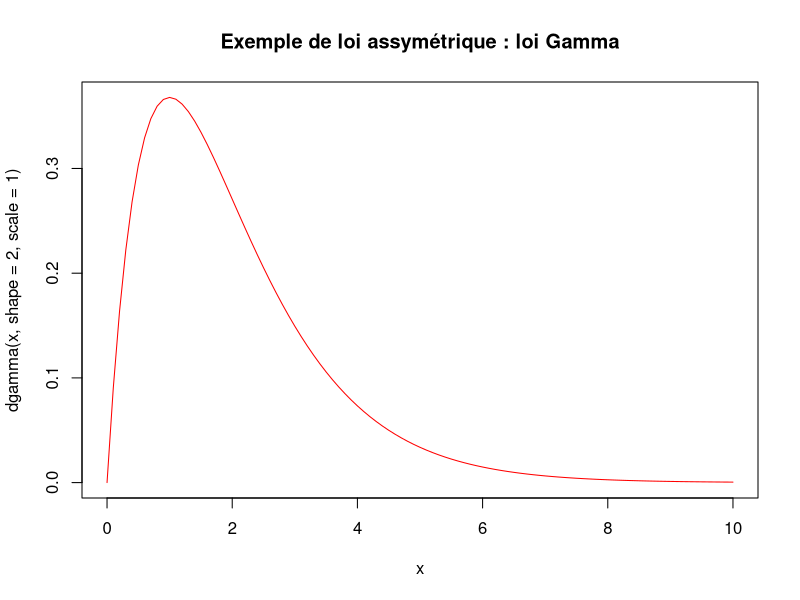
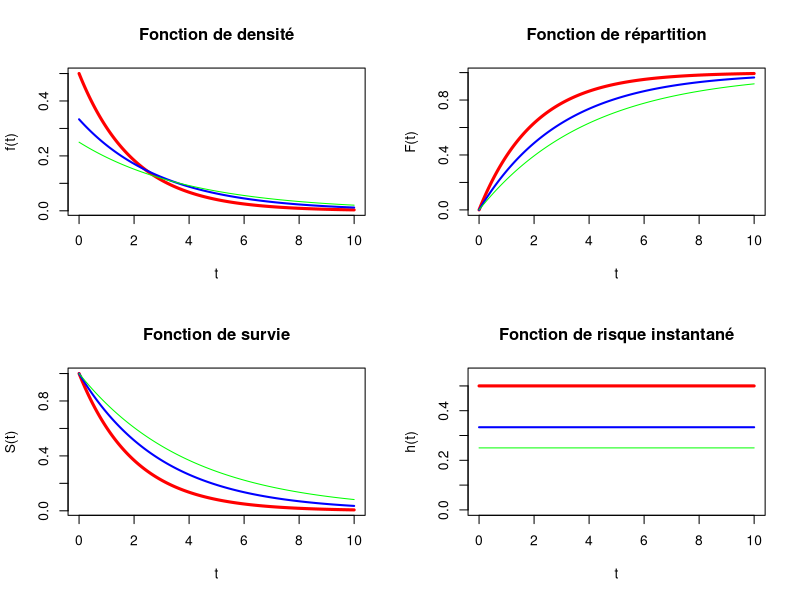
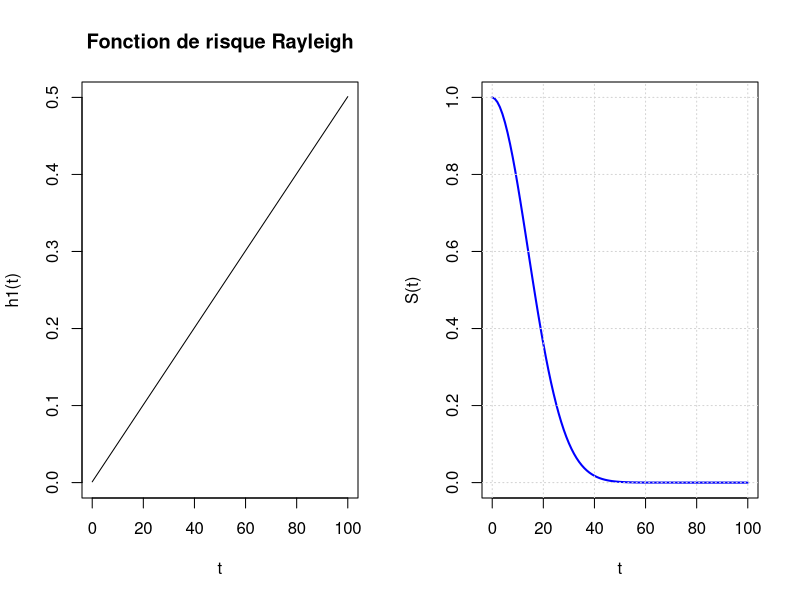
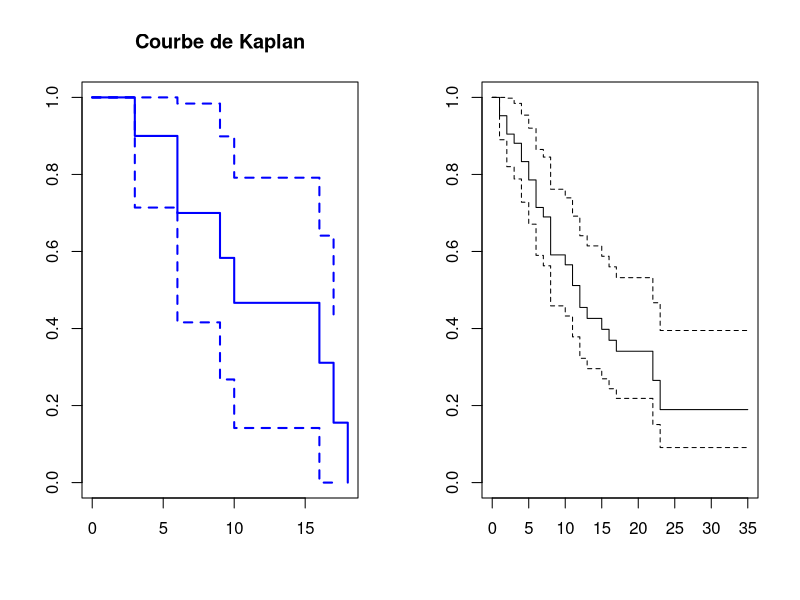
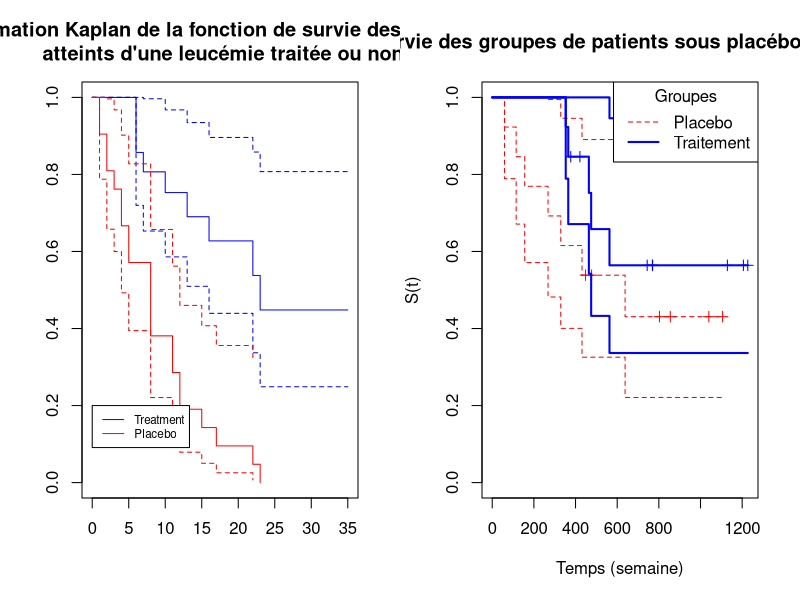

Recreate these plots in R, in order.
## ---- chunk 1
curve(dgamma(x, shape = 2, scale = 1), from = 0, to = 10, col = "red", main="Exemple de loi assymétrique : loi Gamma")
## ---- chunk 2
library(survival)
#help(package = "survival")
#help("Surv")
timeOFevent <- c(3, 6, 6, 8, 9, 10, 14, 16, 17, 18)
event <- c(1, 1, 1, 0, 1, 1, 0, 1, 1, 1)
Surv(timeOFevent, event)
## ---- chunk 3
Y <- runif(100,0,5) # random values following U[0,1]
C <- runif(100,0,4)
T <- pmin(Y,C)
Delta <- as.numeric(Y <= C)  # Convert logical to numeric

# Create a data frame for better display
data <- data.frame(Y=Y, C=C, T=T, Delta=Delta)

data
## ---- chunk 4
data
## ---- chunk 5
mean(T)
mean(T[Delta==1])
mean(Y)

## ---- chunk 6
t <- seq(0, 10, 0.01)

# Définir les fonctions
f <- function(mu, t){
  return((1/mu) * exp(-t/mu))
}

F <- function(mu, t){
  return(1 - exp(-t/mu))
}

S <- function(mu, t){
  return(exp(-t/mu))
}

h <- function(mu, t){
  return(f(mu,t) / S(mu,t))
}

# Définir les couleurs pour chaque valeur de mu
colors <- c("red", "blue", "green")
mu <- c(2, 3, 4)


# Configuration de la disposition des graphiques
par(mfrow = c(2, 2))

# Fonction de densité
plot(t, f(mu[1], t), type = "l", col = colors[1], lwd = 3, ylab = "f(t)", main = "Fonction de densité")
for(i in 2:length(mu)){
  lines(t, f(mu[i], t), col = colors[i], lwd = (-mu[i]+5))
}

# Tracer la fonction de répartition
plot(t, F(mu[1], t), type = "l", col = colors[1], lwd = 3, ylab = "F(t)", main = "Fonction de répartition")
for(i in 2:length(mu)){
  lines(t, F(mu[i], t), col = colors[i], lwd = (-mu[i]+5))
}


# Tracer la fonction de survie pour chaque mu avec des couleurs différentes
plot(t, S(mu[1], t), type = "l", col = colors[1], lwd = 3, ylab = "S(t)", main = "Fonction de survie")
for(i in 2:length(mu)){
  lines(t, S(mu[i], t), col = colors[i], lwd = (-mu[i]+5))
}


#Fonction de risque
plot(t, h(mu[1], t), type = "l", col = colors[1], lwd = 3, ylab = "h(t)", main = "Fonction de risque instantané", ylim = c(0,0.55))
for(i in 2:length(mu)){
  lines(t, h(mu[i], t), col = colors[i], lwd = (-mu[i]+5))
}
## ---- chunk 7
h1 <- function(t){
  return(0.001+0.005*t)
}
h2<-function(t){
  return(5*0.01*(0.01*t)^{5-1})
}

S <- function(t) {
  v = integrate(h1, lower = 0, upper = t)$value
  return(exp(-v))
}

t = seq(0, 100, 1)

par(mfrow = c(1, 2))

plot(t,h1(t),type = "l", main="Fonction de risque Rayleigh", ylim=c(0,.5))

S_values <- sapply(t, S)
plot(t, S_values, type = "l", col = "blue", lwd = 2, xlab = "t", ylab = "S(t)")
grid()

## ---- chunk 8
library(survival)

timeOFevent <- c(3, 6, 6, 8, 9, 10, 14, 16, 17, 18)
event <- c(1, 1, 1, 0, 1, 1, 0, 1, 1, 1)
Surv(timeOFevent, event)
## ---- chunk 9
Y = Surv(timeOFevent, event)
summary(survfit(Y~1,conf.type="plain"))
## ---- chunk 10
plot(survfit(Y~1, conf.type="plain"), col="blue", lwd=2,main='Courbe de Kaplan')
## ---- chunk 11
data = read.table("leucemie_data.txt", header = TRUE, sep="\t")
str(data)
data$temps = as.numeric(data$temps)
data$status = as.numeric(data$status)
data$groupe = as.factor(data$groupe)
str(data)
## ---- chunk 12
library(survival)
Y = Surv(time = data$temps,event=data$status)
plot(survfit(Y~1))
## ---- chunk 13
t1 <- data$temps[data$groupe==1]
e1 <- data$status[data$groupe==1]
Y1 <- Surv(t1,e1)

t2 <- data$temps[data$groupe==2]
e2 <- data$status[data$groupe==2]
Y2 <- Surv(t2,e2)

plot(survfit(Y1~1), col="blue", main="Estimation Kaplan de la fonction de survie des patients\n atteints d'une leucémie traitée ou non")
lines(survfit(Y2~1),col="red")
legend(0,0.2,legend=c("Treatment", "Placebo"), col=c("blue", "red"),
       lty=c(1,1), cex = 0.7)
## ---- chunk 14
survfit(Y1~1)
survfit(Y2~1)

survfit(Surv(data$temps,data$status)~data$groupe)
## ---- chunk 15
library(survival)
#data(cancer, package="survival")
#help(ovarian)
str(ovarian)
## ---- chunk 16
ovarian$rx <- as.factor(ovarian$rx)
ovarian$resid.ds <- as.factor(ovarian$resid.ds)
ovarian$ecog.ps <- as.factor(ovarian$ecog.ps)
str(ovarian)
## ---- chunk 17

# plot(survfit(Surv(ovarian$futime[ovarian$rx==1], ovarian$fustat[ovarian$rx==1])~1), 
#      xlab=c("Temps (semaine)"),
#      ylab=c("S(t)"),
#      col = 'blue',
#      conf.int = FALSE)
# 
# lines(survfit(Surv(ovarian$futime[ovarian$rx==2], ovarian$fustat[ovarian$rx==2])~1), 
#      xlab=c("Temps (semaine)"),
#      ylab=c("S(t)"),
#      col = 'purple',
#      conf.int = FALSE)

# Explique la survie par le groupe de patient (placebo ou traitement)
plot(survfit(Surv(ovarian$futime, ovarian$fustat)~ovarian$rx), 
     xlab=c("Temps (semaine)"),
     ylab=c("S(t)"),
     col = c('red',"blue"),
     lwd = c(1,2),
     lty = 2:1,
     conf.int = TRUE,
     mark.time = TRUE,
     main = "Courbes de survie des groupes de patients sous placébo et sous traitement")

legend("topright", col = c('red',"blue"), lwd = c(1,2),lty = 2:1, c("Placebo","Traitement"), title="Groupes")
## ---- chunk 18
#help(coxph)
M1 <- coxph(Surv(ovarian$futime,ovarian$fustat)~ovarian$rx, method = "breslow")
summary(M1)
## ---- chunk 19
M2 <- coxph(Surv(ovarian$futime,ovarian$fustat)~ovarian$rx+ovarian$age, method = "breslow")
summary(M2)
## ---- chunk 20
M3 <- coxph(Surv(ovarian$futime,ovarian$fustat)~ovarian$rx+ovarian$age+ovarian$rx:ovarian$age, method = "breslow")
summary(M3)
## ---- chunk 21
anova(M1,M2,test = "Chisq") # le modèle 2 est bien meilleur !
anova(M2,M3,test = "Chisq")
